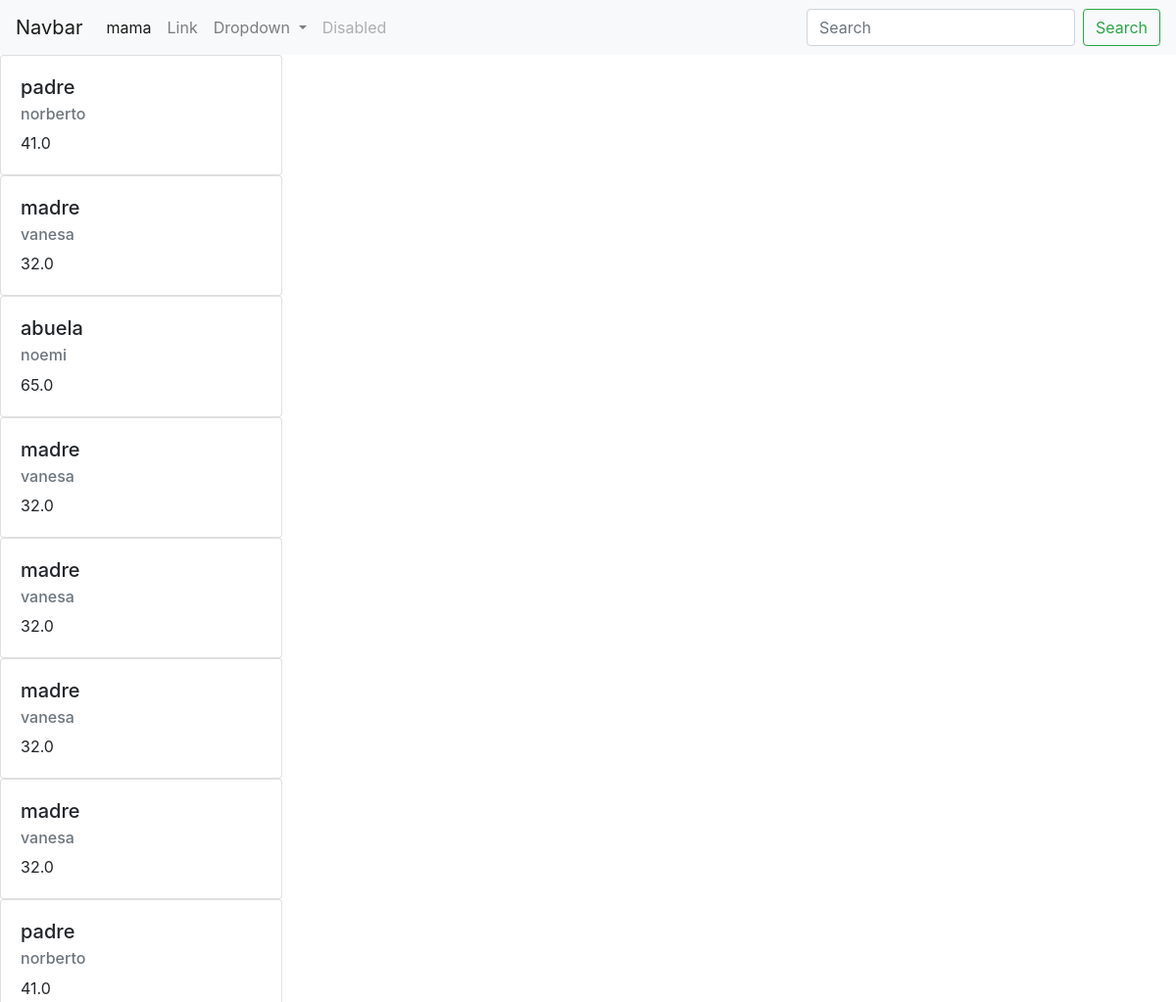
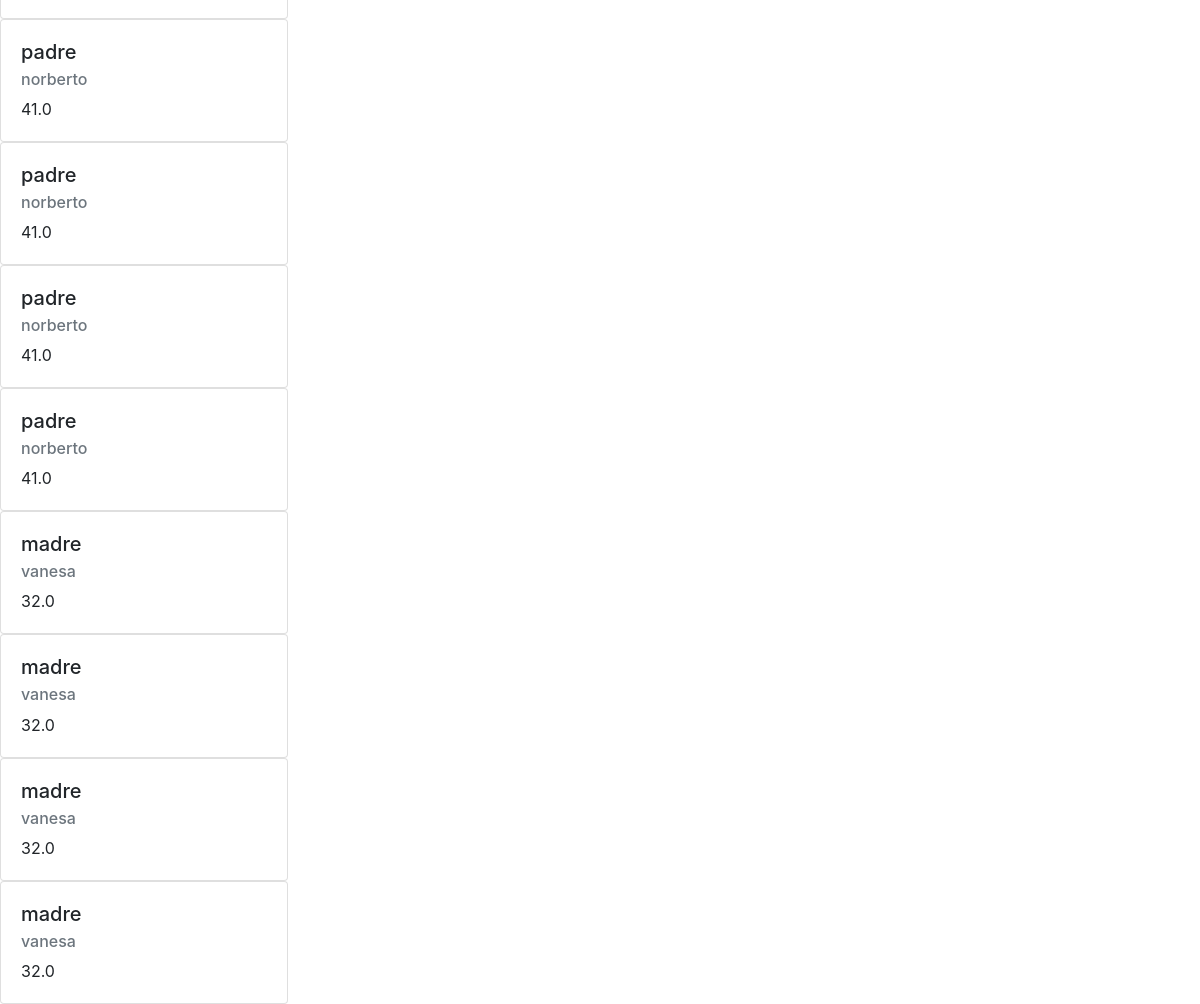
The app's page /familia/lista_familia/ with its own data (2 pictures, top to bottom).
### familia/models.py (models this page shows, shortened)
class familia(models.Model):
    name = models.CharField(max_length=20)
    tipo_de_familia = models.CharField(max_length=20)
    age = models.FloatField()

### familia/views.py (the view)
# urls.py: path("lista_familia/", lista_familia, name="lista de familia")
def lista_familia(request):
    nombres = familia.objects.all()
    context = {
        "nombres": nombres
    }
    return render(request, "familiares/lista_de_familiares.html",context=context)

### template/familiares/lista_de_familiares.html (shortened to what this page needs)
<!DOCTYPE html>
<html lang="en">
<head>
    <link rel="stylesheet" href="https://cdn.jsdelivr.net/npm/bootstrap@4.6.2/dist/css/bootstrap.min.css">
</head>
<body>
<nav class="navbar navbar-expand-lg navbar-light bg-light">
    <a class="navbar-brand" href="#">Navbar</a>
    <div class="collapse navbar-collapse" id="navbarSupportedContent">
      <ul class="navbar-nav mr-auto">
        <li class="nav-item active">
          <a class="nav-link" href="/familia/mama/">mama <span class="sr-only">(current)</span></a>
        </li>
        <li class="nav-item">
          <a class="nav-link" href="#">Link</a>
        </li>
        <li class="nav-item dropdown">
          <a class="nav-link dropdown-toggle" href="#" role="button" data-toggle="dropdown" aria-expanded="false">
            Dropdown
          </a>
        </li>
        <li class="nav-item">
          <a class="nav-link disabled">Disabled</a>
        </li>
      </ul>
      <form class="form-inline my-2 my-lg-0">
        <input class="form-control mr-sm-2" type="search" placeholder="Search" aria-label="Search">
        <button class="btn btn-outline-success my-2 my-sm-0" type="submit">Search</button>
      </form>
    </div>
  </nav>
  {% for lista in nombres %}
  <div class="card" style="width: 18rem;">
    <div class="card-body">
      <h5 class="card-title">{{lista.tipo_de_familia}}</h5>
      <h6 class="card-subtitle mb-2 text-muted">{{lista.name}}</h6>
      <p class="card-text">{{lista.age}}</p>
    </div>
  </div>
{% endfor %}
</body>
</html>

### records on screen
familia: tipo_de_familia "padre", name "norberto", age "41.0"
familia: tipo_de_familia "madre", name "vanesa", age "32.0"
familia: tipo_de_familia "abuela", name "noemi", age "65.0"
familia: tipo_de_familia "madre", name "vanesa", age "32.0"
familia: tipo_de_familia "madre", name "vanesa", age "32.0"
familia: tipo_de_familia "madre", name "vanesa", age "32.0"
familia: tipo_de_familia "madre", name "vanesa", age "32.0"
familia: tipo_de_familia "padre", name "norberto", age "41.0"
familia: tipo_de_familia "padre", name "norberto", age "41.0"
familia: tipo_de_familia "padre", name "norberto", age "41.0"
familia: tipo_de_familia "padre", name "norberto", age "41.0"
familia: tipo_de_familia "padre", name "norberto", age "41.0"
familia: tipo_de_familia "madre", name "vanesa", age "32.0"
familia: tipo_de_familia "madre", name "vanesa", age "32.0"
familia: tipo_de_familia "madre", name "vanesa", age "32.0"
familia: tipo_de_familia "madre", name "vanesa", age "32.0"
